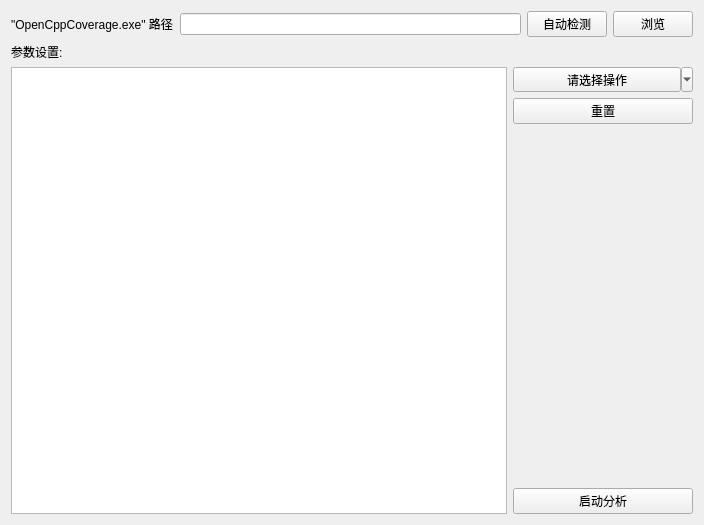
<?xml version="1.0" encoding="UTF-8"?>
<ui version="4.0">
 <class>OccMainWindow</class>
 <widget class="QWidget" name="OccMainWindow">
  <property name="geometry">
   <rect>
    <x>0</x>
    <y>0</y>
    <width>704</width>
    <height>525</height>
   </rect>
  </property>
  <property name="windowTitle">
   <string>OccMainWindow</string>
  </property>
  <layout class="QVBoxLayout" name="verticalLayout">
   <item>
    <layout class="QHBoxLayout" name="horizontalLayout">
     <item>
      <widget class="QLabel" name="label">
       <property name="text">
        <string>&quot;OpenCppCoverage.exe&quot; 路径</string>
       </property>
      </widget>
     </item>
     <item>
      <widget class="QLineEdit" name="leOccPath">
       <property name="readOnly">
        <bool>true</bool>
       </property>
      </widget>
     </item>
     <item>
      <widget class="QPushButton" name="btnAutoDetect">
       <property name="text">
        <string>自动检测</string>
       </property>
      </widget>
     </item>
     <item>
      <widget class="QPushButton" name="btnBrowser">
       <property name="text">
        <string>浏览</string>
       </property>
      </widget>
     </item>
    </layout>
   </item>
   <item>
    <layout class="QGridLayout" name="gridLayout">
     <item row="0" column="0">
      <widget class="QLabel" name="label_2">
       <property name="text">
        <string>参数设置:</string>
       </property>
      </widget>
     </item>
     <item row="1" column="0" rowspan="4">
      <widget class="QListView" name="lvParameters"/>
     </item>
     <item row="1" column="1">
      <widget class="QToolButton" name="btnAddMenu">
       <property name="minimumSize">
        <size>
         <width>180</width>
         <height>0</height>
        </size>
       </property>
       <property name="text">
        <string>请选择操作</string>
       </property>
       <property name="icon">
        <iconset resource="resources.qrc">
         <normaloff>:/resources/icons/select.png</normaloff>:/resources/icons/select.png</iconset>
       </property>
       <property name="popupMode">
        <enum>QToolButton::MenuButtonPopup</enum>
       </property>
       <property name="toolButtonStyle">
        <enum>Qt::ToolButtonTextBesideIcon</enum>
       </property>
       <property name="autoRaise">
        <bool>false</bool>
       </property>
       <property name="arrowType">
        <enum>Qt::NoArrow</enum>
       </property>
      </widget>
     </item>
     <item row="2" column="1">
      <widget class="QPushButton" name="btnReset">
       <property name="text">
        <string>重置</string>
       </property>
      </widget>
     </item>
     <item row="3" column="1">
      <spacer name="verticalSpacer">
       <property name="orientation">
        <enum>Qt::Vertical</enum>
       </property>
       <property name="sizeHint" stdset="0">
        <size>
         <width>20</width>
         <height>40</height>
        </size>
       </property>
      </spacer>
     </item>
     <item row="4" column="1">
      <widget class="QPushButton" name="pushButton">
       <property name="text">
        <string>启动分析</string>
       </property>
      </widget>
     </item>
    </layout>
   </item>
  </layout>
 </widget>
 <layoutdefault spacing="6" margin="11"/>
 <resources>
  <include location="resources.qrc"/>
 </resources>
 <connections/>
</ui>
